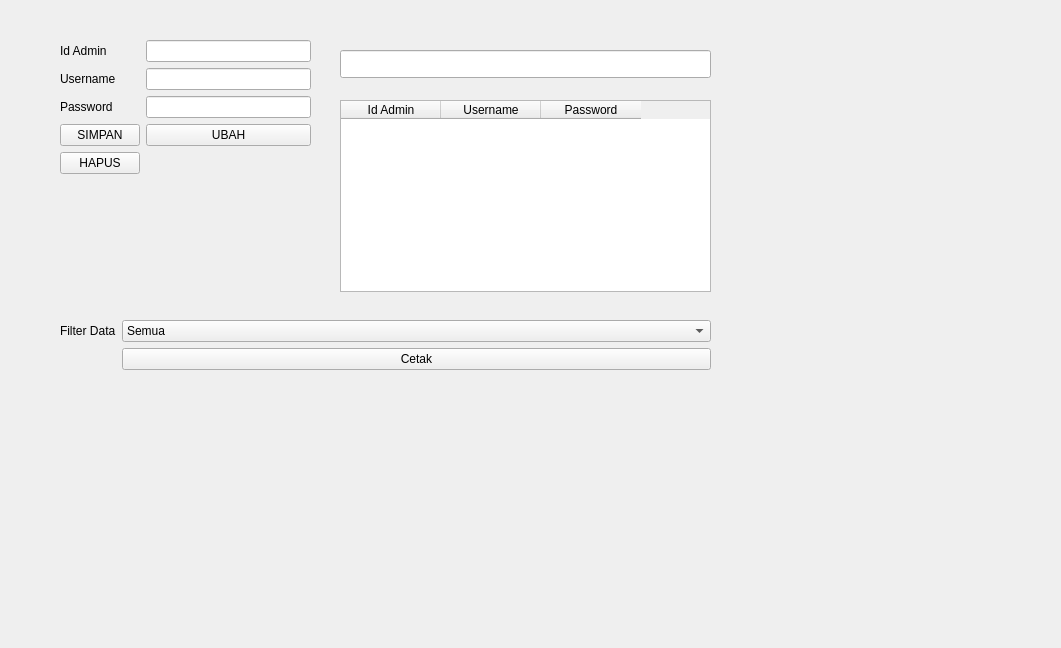
<?xml version="1.0" encoding="UTF-8"?>
<ui version="4.0">
 <class>Form</class>
 <widget class="QWidget" name="Form">
  <property name="geometry">
   <rect>
    <x>0</x>
    <y>0</y>
    <width>1061</width>
    <height>648</height>
   </rect>
  </property>
  <property name="windowTitle">
   <string>Form</string>
  </property>
  <widget class="QWidget" name="formLayoutWidget">
   <property name="geometry">
    <rect>
     <x>60</x>
     <y>40</y>
     <width>251</width>
     <height>269</height>
    </rect>
   </property>
   <layout class="QFormLayout" name="formLayout">
    <item row="1" column="0">
     <widget class="QLabel" name="usernameLabel">
      <property name="text">
       <string>Username</string>
      </property>
     </widget>
    </item>
    <item row="1" column="1">
     <widget class="QLineEdit" name="usernameLineEdit"/>
    </item>
    <item row="2" column="0">
     <widget class="QLabel" name="passwordLabel">
      <property name="text">
       <string>Password</string>
      </property>
     </widget>
    </item>
    <item row="2" column="1">
     <widget class="QLineEdit" name="passwordLineEdit"/>
    </item>
    <item row="3" column="0">
     <widget class="QPushButton" name="BtnSimpan">
      <property name="text">
       <string>SIMPAN</string>
      </property>
     </widget>
    </item>
    <item row="3" column="1">
     <widget class="QPushButton" name="BtnUbah">
      <property name="text">
       <string>UBAH</string>
      </property>
     </widget>
    </item>
    <item row="4" column="0">
     <widget class="QPushButton" name="BtnHapus">
      <property name="text">
       <string>HAPUS</string>
      </property>
     </widget>
    </item>
    <item row="0" column="0">
     <widget class="QLabel" name="idAdminLabel">
      <property name="text">
       <string>Id Admin</string>
      </property>
     </widget>
    </item>
    <item row="0" column="1">
     <widget class="QLineEdit" name="idAdminLineEdit"/>
    </item>
   </layout>
  </widget>
  <widget class="QWidget" name="formLayoutWidget_2">
   <property name="geometry">
    <rect>
     <x>60</x>
     <y>320</y>
     <width>651</width>
     <height>115</height>
    </rect>
   </property>
   <layout class="QFormLayout" name="formLayout_2">
    <item row="0" column="0">
     <widget class="QLabel" name="filterDataLabel">
      <property name="text">
       <string>Filter Data</string>
      </property>
     </widget>
    </item>
    <item row="0" column="1">
     <widget class="QComboBox" name="comboFilter">
      <item>
       <property name="text">
        <string>Semua</string>
       </property>
      </item>
     </widget>
    </item>
    <item row="1" column="1">
     <widget class="QPushButton" name="btnCetak">
      <property name="text">
       <string>Cetak</string>
      </property>
     </widget>
    </item>
   </layout>
  </widget>
  <widget class="QLineEdit" name="lineCari">
   <property name="geometry">
    <rect>
     <x>340</x>
     <y>50</y>
     <width>371</width>
     <height>28</height>
    </rect>
   </property>
  </widget>
  <widget class="QTableWidget" name="tblAdmin">
   <property name="geometry">
    <rect>
     <x>340</x>
     <y>100</y>
     <width>371</width>
     <height>192</height>
    </rect>
   </property>
   <column>
    <property name="text">
     <string>Id Admin</string>
    </property>
   </column>
   <column>
    <property name="text">
     <string>Username</string>
    </property>
   </column>
   <column>
    <property name="text">
     <string>Password</string>
    </property>
   </column>
  </widget>
 </widget>
 <resources/>
 <connections/>
</ui>
